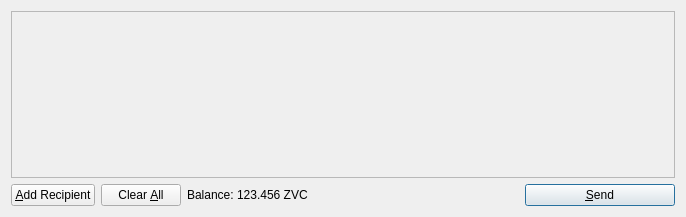
<?xml version="1.0" encoding="UTF-8"?>
<ui version="4.0">
 <class>SendCoinsDialog</class>
 <widget class="QDialog" name="SendCoinsDialog">
  <property name="geometry">
   <rect>
    <x>0</x>
    <y>0</y>
    <width>686</width>
    <height>217</height>
   </rect>
  </property>
  <property name="windowTitle">
   <string>Send Coins</string>
  </property>
  <layout class="QVBoxLayout" name="verticalLayout">
   <item>
    <widget class="QScrollArea" name="scrollArea">
     <property name="widgetResizable">
      <bool>true</bool>
     </property>
     <widget class="QWidget" name="scrollAreaWidgetContents">
      <property name="geometry">
       <rect>
        <x>0</x>
        <y>0</y>
        <width>666</width>
        <height>165</height>
       </rect>
      </property>
      <layout class="QVBoxLayout" name="verticalLayout_2">
       <property name="margin">
        <number>0</number>
       </property>
       <item>
        <layout class="QVBoxLayout" name="entries">
         <property name="spacing">
          <number>6</number>
         </property>
        </layout>
       </item>
       <item>
        <spacer name="verticalSpacer">
         <property name="orientation">
          <enum>Qt::Vertical</enum>
         </property>
         <property name="sizeHint" stdset="0">
          <size>
           <width>20</width>
           <height>40</height>
          </size>
         </property>
        </spacer>
       </item>
      </layout>
     </widget>
    </widget>
   </item>
   <item>
    <layout class="QHBoxLayout" name="horizontalLayout">
     <item>
      <widget class="QPushButton" name="addButton">
       <property name="toolTip">
        <string>Send to multiple recipients at once</string>
       </property>
       <property name="text">
        <string>&amp;Add Recipient</string>
       </property>
       <property name="icon">
        <iconset resource="../bitcoin.qrc">
         <normaloff>:/icons/add</normaloff>:/icons/add</iconset>
       </property>
       <property name="autoDefault">
        <bool>false</bool>
       </property>
      </widget>
     </item>
     <item>
      <widget class="QPushButton" name="clearButton">
       <property name="sizePolicy">
        <sizepolicy hsizetype="Minimum" vsizetype="Fixed">
         <horstretch>0</horstretch>
         <verstretch>0</verstretch>
        </sizepolicy>
       </property>
       <property name="toolTip">
        <string>Remove all transaction fields</string>
       </property>
       <property name="text">
        <string>Clear &amp;All</string>
       </property>
       <property name="icon">
        <iconset resource="../bitcoin.qrc">
         <normaloff>:/icons/remove</normaloff>:/icons/remove</iconset>
       </property>
       <property name="autoRepeatDelay">
        <number>300</number>
       </property>
       <property name="autoDefault">
        <bool>false</bool>
       </property>
      </widget>
     </item>
     <item>
      <layout class="QHBoxLayout" name="horizontalLayout_2">
       <property name="spacing">
        <number>3</number>
       </property>
       <item>
        <widget class="QLabel" name="label">
         <property name="text">
          <string>Balance:</string>
         </property>
        </widget>
       </item>
       <item>
        <widget class="QLabel" name="labelBalance">
         <property name="cursor">
          <cursorShape>IBeamCursor</cursorShape>
         </property>
         <property name="text">
          <string>123.456 ZVC</string>
         </property>
         <property name="textInteractionFlags">
          <set>Qt::LinksAccessibleByMouse|Qt::TextSelectableByKeyboard|Qt::TextSelectableByMouse</set>
         </property>
        </widget>
       </item>
      </layout>
     </item>
     <item>
      <spacer name="horizontalSpacer">
       <property name="orientation">
        <enum>Qt::Horizontal</enum>
       </property>
       <property name="sizeHint" stdset="0">
        <size>
         <width>40</width>
         <height>20</height>
        </size>
       </property>
      </spacer>
     </item>
     <item>
      <widget class="QPushButton" name="sendButton">
       <property name="minimumSize">
        <size>
         <width>150</width>
         <height>0</height>
        </size>
       </property>
       <property name="toolTip">
        <string>Confirm the send action</string>
       </property>
       <property name="text">
        <string>&amp;Send</string>
       </property>
       <property name="icon">
        <iconset resource="../bitcoin.qrc">
         <normaloff>:/icons/send</normaloff>:/icons/send</iconset>
       </property>
       <property name="default">
        <bool>true</bool>
       </property>
      </widget>
     </item>
    </layout>
   </item>
  </layout>
 </widget>
 <resources>
  <include location="../bitcoin.qrc"/>
 </resources>
 <connections/>
</ui>
